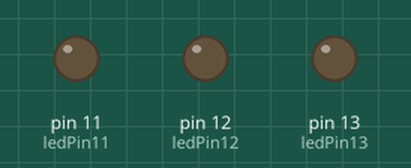
The sketch below on a simulated Arduino Uno, built with avr-gcc and run on an emulated ATmega328P. On the bench: output pins drawn as LEDs (lit = HIGH).

Above: at 0.4 s.
At 0.86 s:
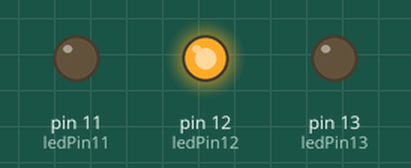
At 1.52 s:
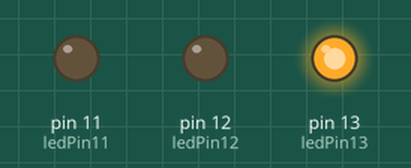
At 2.42 s:
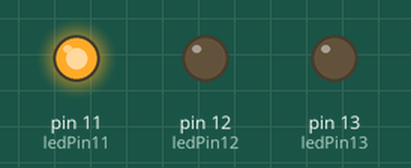
Timing chart, 0 to 3.0 s (numbered marks = the images above):
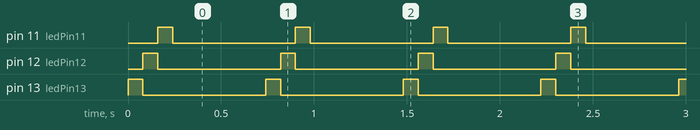

The sketch:

lab01.ino
```cpp
const int ledPin13 =  13; // green
const int ledPin12 =  12; // blue
const int ledPin11 =  11; // red

void setup() {
  pinMode(ledPin11, OUTPUT);
  pinMode(ledPin12, OUTPUT);
  pinMode(ledPin13, OUTPUT);
}

void loop()
{
  digitalWrite(ledPin13, HIGH);
  delay(80);
  digitalWrite(ledPin13, LOW);
  digitalWrite(ledPin12, HIGH);
  delay(80);
  digitalWrite(ledPin12, LOW);
  digitalWrite(ledPin11, HIGH);
  delay(80);
  digitalWrite(ledPin11, LOW);
  delay(500);
}
```

Measured:
- by itself, pin 11 (ledPin11), pin 12 (ledPin12), pin 13 (ledPin13): alternates HIGH for 0.08 s and LOW for 0.66 s
- by itself, everything shown: repeats every 0.74 s, in 4 steps
